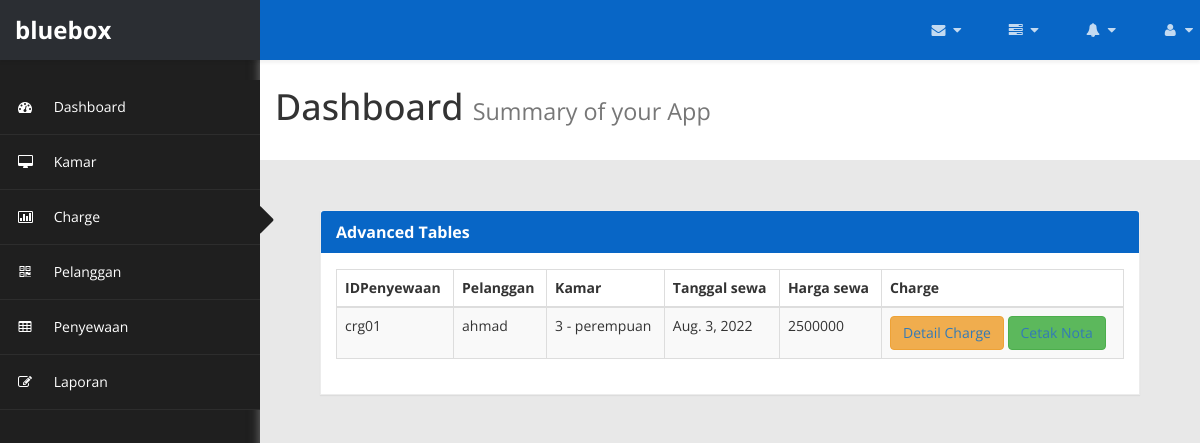
Page /penyewaan on the earlier database version.
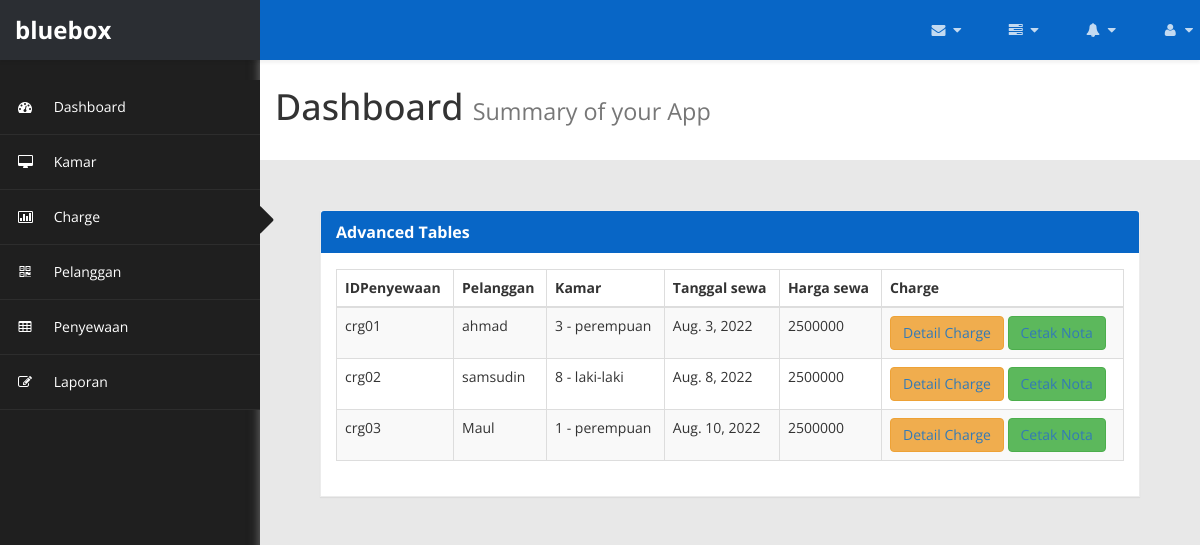
Same page on the later database version.
### app/models.py (models this page shows, shortened)
class penyewaan(models.Model):
    idpenyewaan = models.CharField(primary_key=True, max_length=5)
    idpelanggan = models.ForeignKey(pelanggan,on_delete=models.CASCADE)
    idkamar = models.ForeignKey(kamar,on_delete=models.CASCADE)
    tanggalsewa = models.DateField()
    hargasewa = models.IntegerField()

class pelanggan(models.Model):
    idpelanggan = models.CharField(max_length=5, primary_key=True)
    nama = models.CharField(max_length=50)
    jeniskelamin = models.CharField(max_length=10)
    tanggallahir = models.DateField()
    nohp = models.IntegerField()
    def __str__(self):
        return self.nama

class kamar (models.Model):
    idkamar = models.CharField(max_length=5, primary_key=True)
    nokamar = models.IntegerField()
    jenis = models.CharField(max_length=15, default='laki-laki')
    status = models.BooleanField(default=False)
    def __str__(self):
        return str(self.nokamar) + ' - ' + str(self.jenis)

### app/views.py (the view)
# urls.py: path('penyewaan',views.penyewaan,name='penyewaan'),
def penyewaan(request):
    penyewaanobj = models.penyewaan.objects.all()
    return render(request,'penyewaan.html',{
        'penyewaan':penyewaanobj
    })

### app/templates/penyewaan.html (shortened to what the changed rows need)
{%load static%}
<!DOCTYPE html>
<html xmlns="http://www.w3.org/1999/xhtml">
<head>
    <link href="{% static 'assets/css/bootstrap.css'%}" rel="stylesheet" />
    <link href="{% static 'assets/css/font-awesome.css'%}" rel="stylesheet" />
    <link href="{% static 'assets/js/morris/morris-0.4.3.min.css'%}" rel="stylesheet" />
    <link href="{% static 'assets/css/custom-styles.css'%}" rel="stylesheet" />
    <link rel="stylesheet" href="{% static 'assets/js/Lightweight-Chart/cssCharts.css'%}">
</head>
<body>
    <div id="wrapper">
		<div id="page-wrapper">
		  <div class="header">
                        <h1 class="page-header">
                            Dashboard <small>Summary of your App</small>
                        </h1>
		</div>
            <div id="page-inner">
                <div id="page-inner">
                    <div class="row">
                        <div class="col-md-12">
                            <div class="panel panel-default">
                                <div class="panel-body">
                                    <div class="table-responsive">
                                        <table class="table table-striped table-bordered table-hover" id="dataTables-example">
                                            <thead>
                                                <tr>
                                                    <th>IDPenyewaan</th>
                                                    <th>Pelanggan</th>
                                                    <th>Kamar</th>
                                                    <th>Tanggal sewa</th>
                                                    <th>Harga sewa</th>
                                                    <th>Charge</th>
                                                </tr>
                                            </thead>
                                            <tbody>
                                                {% for item in penyewaan %}
                                                <tr class="odd gradeX">
                                                    <td>{{item.idpenyewaan}}</td>
                                                    <td>{{item.idpelanggan}}</td>
                                                    <td>{{item.idkamar}}</td>
                                                    <td>{{item.tanggalsewa}}</td>
                                                    <td>{{item.hargasewa}}</td>
                                                    <td>
                                                        <button class="btn btn-warning" type="button" >
                                                            <a href="{% url 'detailcharge' item.idpelanggan.idpelanggan %}">Detail Charge</a>
                                                        </button>
                                                        <button class="btn btn-success" type="button" >
                                                            <a href="{% url 'notapdf' item.idpelanggan.idpelanggan %}">Cetak Nota</a>
                                                        </button>
                                                    </td>
                                                </tr>
                                                {% endfor %}
                                            </tbody>
                                        </table>
                                    </div>
                                </div>
                            </div>
                        </div>
                    </div>
            </div>
        </div>
    </div>
</body>
</html>

Differences in the rows shown:
added penyewaan: idpenyewaan "crg02", idpelanggan "samsudin", idkamar "8 - laki-laki", tanggalsewa "Aug. 8, 2022", hargasewa "2500000"
added penyewaan: idpenyewaan "crg03", idpelanggan "Maul", idkamar "1 - perempuan", tanggalsewa "Aug. 10, 2022", hargasewa "2500000"
